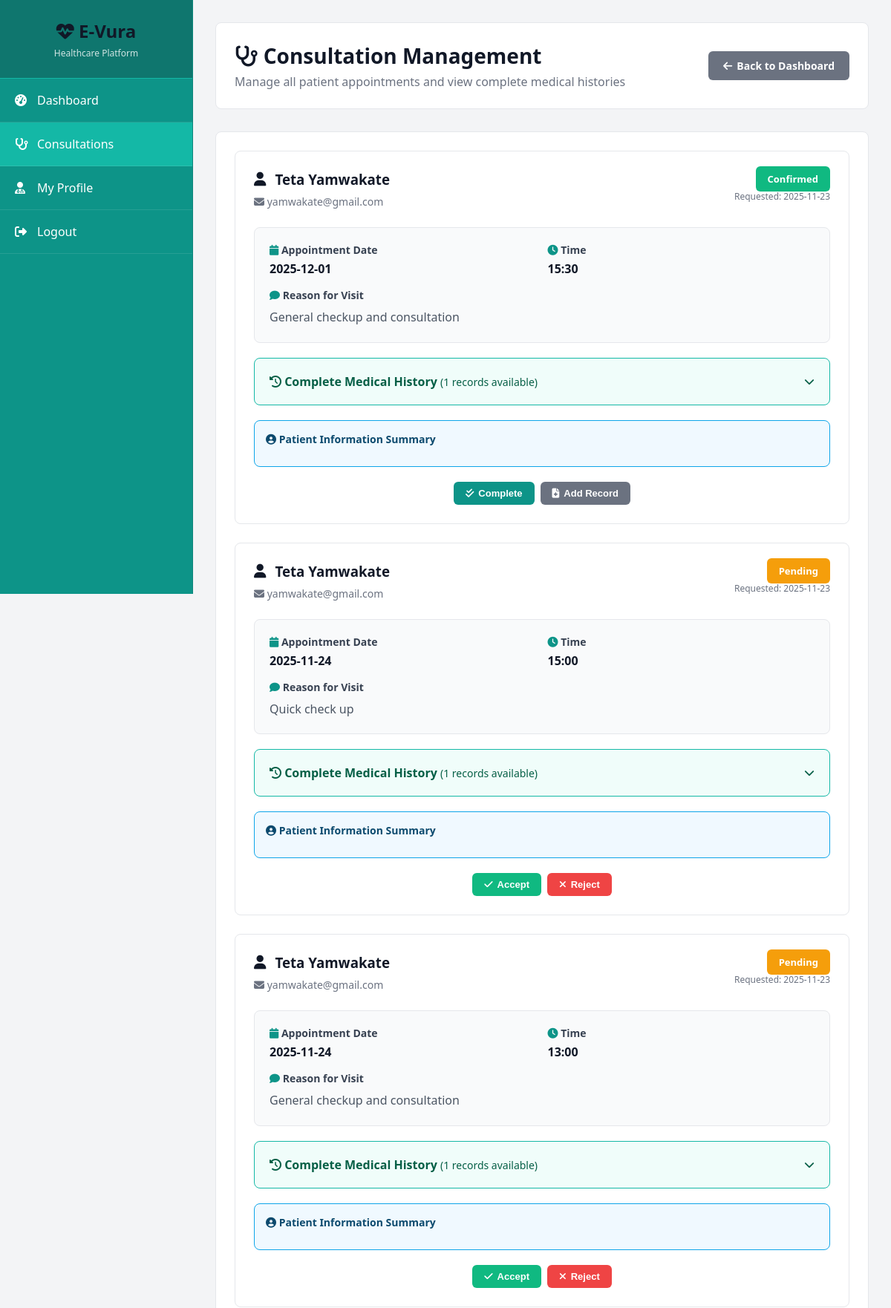
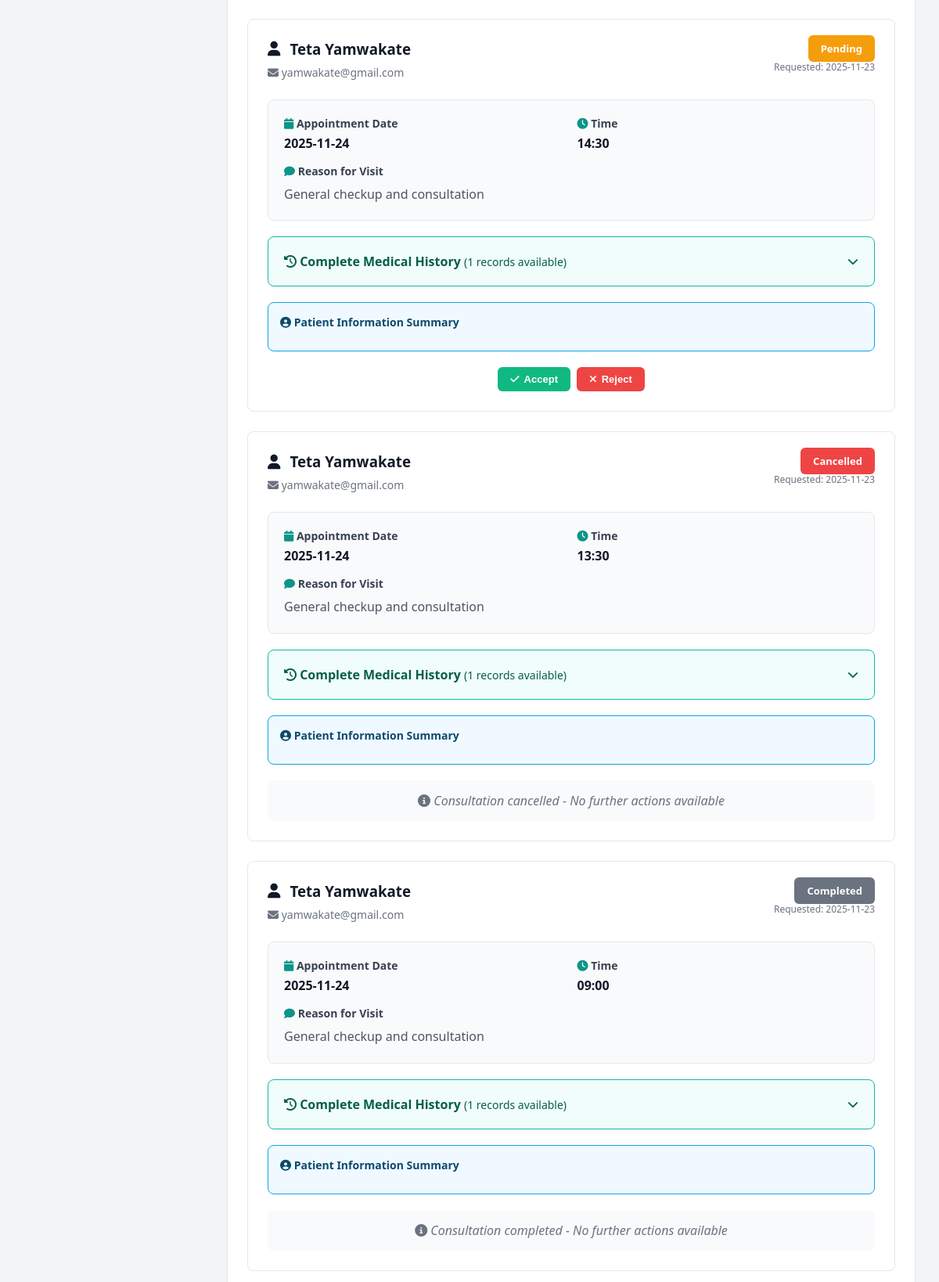
Screenshot of /doctor/consultations (signed in, upper part) with the database file from the repository (2 pictures, top to bottom).
### app.py (models this page shows)
class Appointment(db.Model):
    id = db.Column(db.Integer, primary_key=True)
    patient_id = db.Column(db.Integer, db.ForeignKey('patient.id'), nullable=False)
    doctor_id = db.Column(db.Integer, db.ForeignKey('doctor.id'), nullable=False)
    date = db.Column(db.String(20), nullable=False)
    time = db.Column(db.String(10), nullable=False)
    reason = db.Column(db.Text)
    status = db.Column(db.String(20), default='pending')
    notes = db.Column(db.Text)
    created_at = db.Column(db.DateTime, default=datetime.utcnow)

class Patient(db.Model):
    id = db.Column(db.Integer, primary_key=True)
    username = db.Column(db.String(100), unique=True, nullable=False)
    email = db.Column(db.String(120), unique=True, nullable=False)
    password = db.Column(db.String(200), nullable=False)
    phone = db.Column(db.String(20))
    date_of_birth = db.Column(db.String(20))
    address = db.Column(db.String(200))
    blood_type = db.Column(db.String(5))
    allergies = db.Column(db.Text)
    chronic_conditions = db.Column(db.Text)
    emergency_contact = db.Column(db.String(20))
    created_at = db.Column(db.DateTime, default=datetime.utcnow)
    appointments = db.relationship('Appointment', backref='patient', lazy=True, foreign_keys='Appointment.patient_id')
    records = db.relationship('MedicalRecord', backref='patient', lazy=True)
    def has_chronic_conditions(self):
        return bool(self.chronic_conditions and self.chronic_conditions.strip())

### app.py (the view)
@app.route('/doctor/consultations')
@login_required
@doctor_required
def consultations():
    doctor = Doctor.query.get(session['user_id'])
    page = request.args.get('page', 1, type=int)
    per_page = 10
    pagination = Appointment.query.filter_by(doctor_id=doctor.id).order_by(Appointment.created_at.desc()).paginate(
        page=page, per_page=per_page, error_out=False
    )
    appointments = pagination.items
    return render_template('consultations.html', doctor=doctor, appointments=appointments, pagination=pagination)

### app.py (called while the page is built)
def login_required(f):
    @wraps(f)
    def decorated_function(*args, **kwargs):
        if 'user_id' not in session or 'user_type' not in session:
            flash('Please log in to access this page.', 'warning')
            return redirect(url_for('login'))
        return f(*args, **kwargs)
    return decorated_function

def doctor_required(f):
    @wraps(f)
    def decorated_function(*args, **kwargs):
        if session.get('user_type') != 'doctor':
            flash('Access denied. Doctors only.', 'danger')
            return redirect(url_for('index'))
        return f(*args, **kwargs)
    return decorated_function

### templates/consultations.html (shortened to what this page needs)
{% extends "base.html" %}
{% block content %}
<div style="background: white; border-radius: 8px; padding: 25px; margin-bottom: 30px; border: 1px solid #e5e7eb; display: flex; justify-content: space-between; align-items: center; flex-wrap: wrap; gap: 15px;">
    <div>
        <h1 style="font-size: 28px; color: #111827; margin-bottom: 5px;">
            <i class="fas fa-stethoscope"></i> Consultation Management
        </h1>
        <p style="color: #6b7280;">Manage all patient appointments and view complete medical histories</p>
    </div>
    <a href="{{ url_for('doctor_dashboard') }}" class="btn btn-secondary">
        <i class="fas fa-arrow-left"></i> Back to Dashboard
    </a>
</div>
<div style="background: white; border-radius: 8px; padding: 25px; border: 1px solid #e5e7eb;">
    {% if appointments %}
        {% for apt in appointments %}
            <div style="border: 1px solid #e5e7eb; border-radius: 8px; padding: 25px; margin-bottom: 25px; transition: all 0.3s ease; {% if apt.patient.has_chronic_conditions() %}border-left: 4px solid #f59e0b;{% endif %}">
                <div style="display: flex; justify-content: space-between; align-items: flex-start; margin-bottom: 20px;">
                    <div>
                        <h3 style="margin-bottom: 8px; color: #111827; display: flex; align-items: center; gap: 12px;">
                            <i class="fas fa-user"></i> {{ apt.patient.username }}
                        </h3>
                        <div style="color: #6b7280; font-size: 14px; margin-bottom: 5px;">
                            <i class="fas fa-envelope"></i> {{ apt.patient.email }}
                        </div>
                    </div>
                    <div style="text-align: right;">
                        <span style="padding: 8px 16px; border-radius: 6px; font-size: 13px; font-weight: 600;
                            {% if apt.status == 'confirmed' %}background: #10b981; color: white;
                            {% elif apt.status == 'completed' %}background: #6b7280; color: white;
                            {% elif apt.status == 'cancelled' %}background: #ef4444; color: white;
                            {% else %}background: #f59e0b; color: white;{% endif %}">
                            {{ apt.status|title }}
                        </span>
                        <div style="color: #6b7280; font-size: 12px; margin-top: 5px;">
                            Requested: {{ apt.created_at.strftime('%Y-%m-%d') if apt.created_at else 'N/A' }}
                        </div>
                    </div>
                </div>
                <div style="background: #f9fafb; padding: 20px; border-radius: 8px; margin-bottom: 20px; border: 1px solid #e5e7eb;">
                    <div style="display: grid; grid-template-columns: repeat(auto-fit, minmax(200px, 1fr)); gap: 15px; margin-bottom: 15px;">
                        <div>
                            <h5 style="color: #374151; margin-bottom: 5px; font-size: 14px;">
                                <i class="fas fa-calendar" style="color: #0d9488;"></i> Appointment Date
                            </h5>
                            <p style="color: #111827; margin: 0; font-weight: 600;">{{ apt.date }}</p>
                        </div>
                        <div>
                            <h5 style="color: #374151; margin-bottom: 5px; font-size: 14px;">
                                <i class="fas fa-clock" style="color: #0d9488;"></i> Time
                            </h5>
                            <p style="color: #111827; margin: 0; font-weight: 600;">{{ apt.time }}</p>
                        </div>
                    </div>
                    <div>
                        <h5 style="color: #374151; margin-bottom: 8px; font-size: 14px;">
                            <i class="fas fa-comment" style="color: #0d9488;"></i> Reason for Visit
                        </h5>
                        <p style="color: #4b5563; margin: 0; line-height: 1.6;">{{ apt.reason or 'General checkup and consultation' }}</p>
                    </div>
                </div>
                {% set patient_records = apt.patient.records %}
                {% if patient_records %}
                <div style="background: #f0fdfa; border: 1px solid #14b8a6; border-radius: 8px; padding: 20px; margin-bottom: 20px;">
                    <div class="medical-history-toggle" onclick="toggleMedicalHistory(this)" style="cursor: pointer; display: flex; justify-content: space-between; align-items: center; margin-bottom: 0;">
                        <h4 style="color: #065f46; margin-bottom: 0; font-size: 16px;">
                            <i class="fas fa-history"></i> Complete Medical History
                            <span style="font-size: 14px; font-weight: normal;">({{ patient_records|length }} records available)</span>
                        </h4>
                        <i class="fas fa-chevron-down toggle-icon" style="color: #065f46; font-size: 14px;"></i>
                    </div>
                </div>
                {% endif %}
                <div style="background: #f0f9ff; border: 1px solid #0ea5e9; border-radius: 8px; padding: 15px; margin-bottom: 20px;">
                    <h5 style="color: #0c4a6e; margin-bottom: 12px; font-size: 14px;">
                        <i class="fas fa-user-circle"></i> Patient Information Summary
                    </h5>
                </div>
                {% if apt.status == 'pending' %}
                    <div style="display: flex; gap: 8px; justify-content: center;">
                        <form method="POST" action="{{ url_for('update_appointment_status', appointment_id=apt.id) }}" style="display: inline;">
                            <button type="submit" class="btn btn-success" style="padding: 8px 16px; font-size: 0.8125rem;">
                                <i class="fas fa-check"></i> Accept
                            </button>
                        </form>
                        <form method="POST" action="{{ url_for('update_appointment_status', appointment_id=apt.id) }}" style="display: inline;">
                            <button type="submit" class="btn btn-danger" style="padding: 8px 16px; font-size: 0.8125rem;">
                                <i class="fas fa-times"></i> Reject
                            </button>
                        </form>
                    </div>
                {% elif apt.status == 'confirmed' %}
                    <div style="display: flex; gap: 8px; justify-content: center;">
                        <form method="POST" action="{{ url_for('update_appointment_status', appointment_id=apt.id) }}" style="display: inline;">
                            <button type="submit" class="btn btn-primary" style="padding: 8px 16px; font-size: 0.8125rem;">
                                <i class="fas fa-check-double"></i> Complete
                            </button>
                        </form>
                        <button onclick="showAddRecordModal({{ apt.id }})" class="btn btn-secondary" style="padding: 8px 16px; font-size: 0.8125rem;">
                            <i class="fas fa-file-medical"></i> Add Record
                        </button>
                    </div>
                {% else %}
                    <div style="text-align: center; color: #6b7280; font-style: italic; padding: 15px; background: #f9fafb; border-radius: 8px;">
                        <i class="fas fa-info-circle"></i> Consultation {{ apt.status }} - No further actions available
                    </div>
                {% endif %}
            </div>
        {% endfor %}
    {% endif %}
</div>
{% endblock %}

### static/css/style.css (style rules this page uses)
* { margin: 0; padding: 0; box-sizing: border-box; }
body { font-family: 'Segoe UI', Tahoma, Geneva, Verdana, sans-serif; background: #f3f4f6; min-height: 100vh; }
.btn { padding: 10px 20px; border: none; border-radius: 6px; cursor: pointer; font-size: 0.875rem; font-weight: 600; transition: all 0.3s ease; text-decoration: none; display: inline-flex; align-items: center; gap: 6px; justify-content: center; white-space: nowrap; }
.btn-primary { background: #0d9488; color: white; }
.btn-secondary { background: #6b7280; color: white; }
.btn-success { background: #10b981; color: white; }
.btn-danger { background: #ef4444; color: white; }
h1, h2, h3, h4 { color: #111827; }

### rows the page displays
Appointment: patient.username "Teta Yamwakate", patient.email "yamwakate@gmail.com", status "Confirmed", created_at "2025-11-23", date "2025-12-01", time "15:30", reason "General checkup and consultation", patient_records "1"
Appointment: patient.username "Teta Yamwakate", patient.email "yamwakate@gmail.com", status "Pending", created_at "2025-11-23", date "2025-11-24", time "15:00", reason "Quick check up", patient_records "1"
Appointment: patient.username "Teta Yamwakate", patient.email "yamwakate@gmail.com", status "Pending", created_at "2025-11-23", date "2025-11-24", time "13:00", reason "General checkup and consultation", patient_records "1"
Appointment: patient.username "Teta Yamwakate", patient.email "yamwakate@gmail.com", status "Pending", created_at "2025-11-23", date "2025-11-24", time "14:30", reason "General checkup and consultation", patient_records "1"
Appointment: patient.username "Teta Yamwakate", patient.email "yamwakate@gmail.com", status "Cancelled", created_at "2025-11-23", date "2025-11-24", time "13:30", reason "General checkup and consultation", patient_records "1", status "cancelled"
Appointment: patient.username "Teta Yamwakate", patient.email "yamwakate@gmail.com", status "Completed", created_at "2025-11-23", date "2025-11-24", time "09:00", reason "General checkup and consultation", patient_records "1", status "completed"
